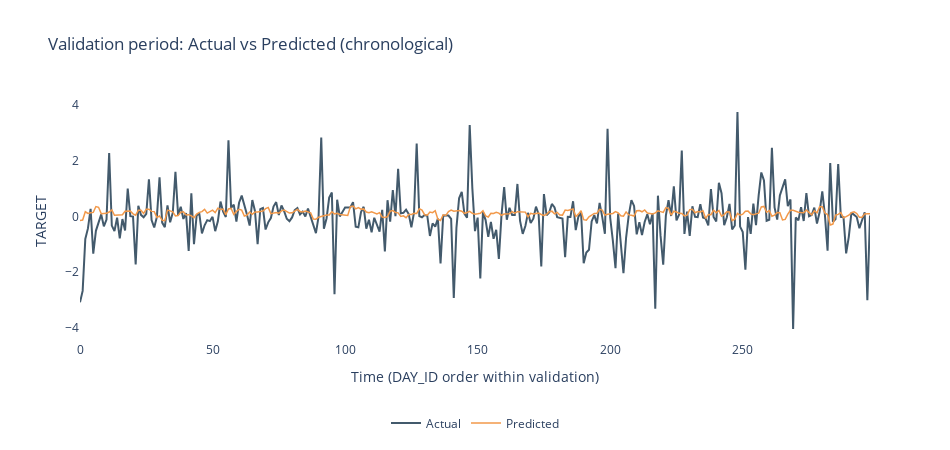

The cell this chart's notebook holds for it:
### Code cell
# ===========================
# 10) Plot validation period: Actual vs Predicted (time-ordered)
# ===========================
fig = go.Figure()
fig.add_trace(go.Scatter(
    y=y_val.values,
    mode="lines",
    name="Actual",
    line=dict(width=2, color="rgb(67,90,108)")
))
fig.add_trace(go.Scatter(
    y=y_val_pred,
    mode="lines",
    name="Predicted",
    line=dict(width=1.5, color="rgb(242,153,74)")
))
fig.update_layout(
    title="Validation period: Actual vs Predicted (chronological)",
    xaxis_title="Time (DAY_ID order within validation)",
    yaxis_title="TARGET",
    legend=dict(orientation="h", yanchor="bottom", y=-0.4, xanchor="center", x=0.5),
    height=450, width=950, plot_bgcolor="white"
)
fig.show()

### Figure 1 — Plotly figure (JSON) as saved in the notebook; plotly's stock layout.template omitted (floating-point values rounded to 4 significant figures; data arrays with more than 128 entries replaced by an {"elided": "..."} marker saying what was removed)
{"data": [{"line": {"color": "rgb(67,90,108)", "width": 2}, "mode": "lines", "name": "Actual", "type": "scatter", "y": {"elided": "299 float values"}}, {"line": {"color": "rgb(242,153,74)", "width": 1.5}, "mode": "lines", "name": "Predicted", "type": "scatter", "y": {"elided": "299 float values"}}], "layout": {"height": 450, "legend": {"orientation": "h", "x": 0.5, "xanchor": "center", "y": -0.4, "yanchor": "bottom"}, "plot_bgcolor": "white", "title": {"text": "Validation period: Actual vs Predicted (chronological)"}, "width": 950, "xaxis": {"title": {"text": "Time (DAY_ID order within validation)"}}, "yaxis": {"title": {"text": "TARGET"}}}}
